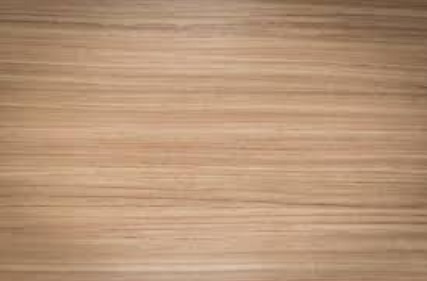
#> input picture 刘镇松-U202010652-图像分割作业/input_img/wood.jpg, 427 x 281 px
$ python '傅里叶纹理分析.py'
#> lines starting #> are read from the running program, lines starting #| are printed output that depends on the picture; after the words box and inside, x2 and y2 are one past the last pixel; in counts of white or black regions, pixels touching at a corner belong together
import cv2
import numpy as np
import matplotlib.pyplot as plt

# 读取图像
image = cv2.imread("input_img/wood.jpg")
#> image is the input picture: shape (281, 427, 3); mean B, G, R 119.4, 148.7, 182.9
# 将图像转换为灰度图像
gray = cv2.cvtColor(image, cv2.COLOR_BGR2GRAY)
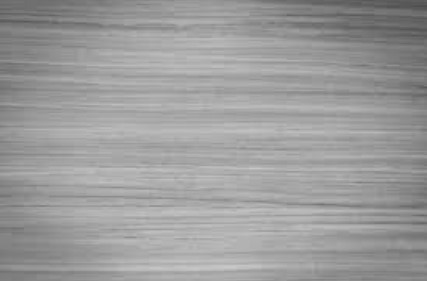
#> gray: shape (281, 427); min 78, max 200, mean 155.6
# 计算图像的傅里叶变换
f = np.fft.fft2(gray)
fshift = np.fft.fftshift(f)
magnitude_spectrum = 20 * np.log(np.abs(fshift))
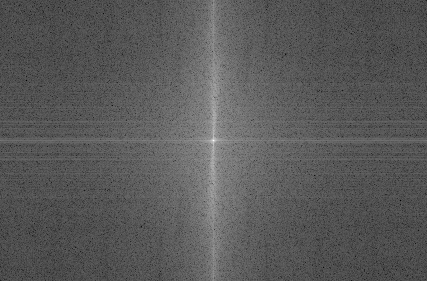
#> magnitude_spectrum: shape (281, 427) float64; min -10.13, max 334.8, mean 111.1; drawn with min black and max white
# 二值化处理傅里叶频谱图
normalized_spectrum = cv2.normalize(magnitude_spectrum, None, 0, 255, cv2.NORM_MINMAX).astype(np.uint8)
_, binary_spectrum = cv2.threshold(normalized_spectrum, 125, 255, cv2.THRESH_BINARY)
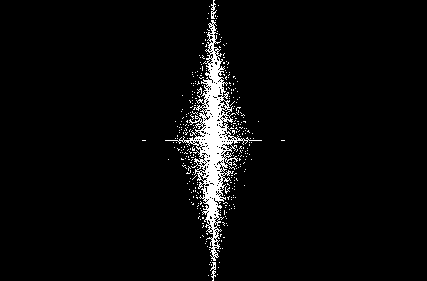
#> binary_spectrum: shape (281, 427); 4% white; 341 white regions (338 under 20 px), largest, box (x1, y1, x2, y2) and area: (165, 20, 262, 261) 4011, (211, 0, 217, 19) 52, (210, 262, 216, 281) 52

# 可视化傅里叶频谱图
plt.subplot(131), plt.imshow(gray, cmap='gray')
plt.title('Input Image'), plt.xticks([]), plt.yticks([])
plt.subplot(132), plt.imshow(magnitude_spectrum, cmap='gray')
plt.title('Magnitude Spectrum'), plt.xticks([]), plt.yticks([])
plt.subplot(133), plt.imshow(binary_spectrum, cmap='gray')
plt.title('Magnitude Spectrum '), plt.xticks([]), plt.yticks([])
plt.tight_layout()
plt.savefig('output_img/image_Fourier_texture.jpg')
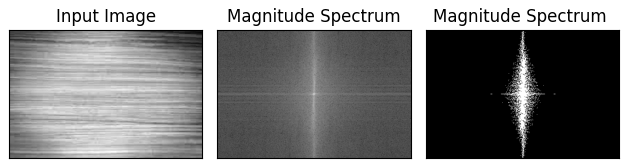
#> figure drawn by matplotlib, 3 panels
plt.show()

$ run again, with 刘镇松-U202010652-图像分割作业/input_img/glcm.jpg copied over 刘镇松-U202010652-图像分割作业/input_img/wood.jpg
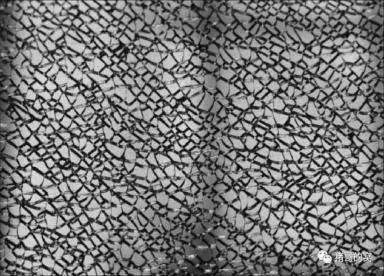
#> input picture 刘镇松-U202010652-图像分割作业/input_img/glcm.jpg, 384 x 276 px
#> image is the input picture: shape (276, 384, 3); min 0, max 255, mean 117.9
#> `_, binary_spectrum = cv2.threshold(normalized_spectrum, 125, 255, cv2...`:
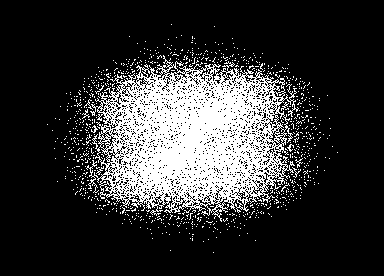
#> binary_spectrum: shape (276, 384); 20.2% white; 889 white regions (880 under 20 px), largest, box (x1, y1, x2, y2) and area: (86, 55, 299, 222) 19605, (82, 109, 90, 119) 24, (295, 158, 303, 168) 24
#> `plt.savefig('output_img/image_Fourier_texture.jpg')`:
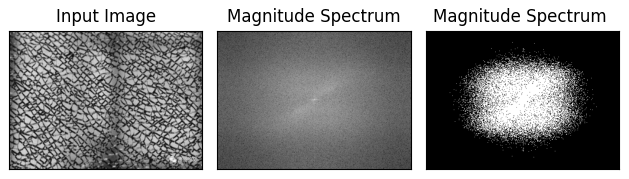
#> figure drawn by matplotlib, 3 panels
